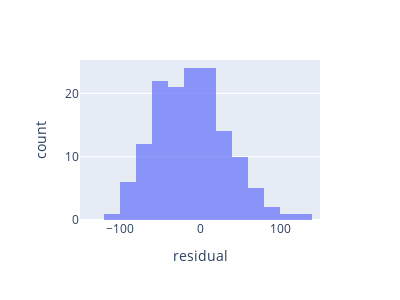

This figure's notebook cell:
### Code cell
px.histogram(data_frame = df_test[['residual']], x = "residual", 
             range_x=(-150,150), nbins=20, barmode=['group','overlay','relative'][1],
             width=400, height=300, opacity=0.7)

### Figure 1 — Plotly figure (JSON) as saved in the notebook; plotly's stock layout.template omitted (floating-point values rounded to 4 significant figures; data arrays with more than 128 entries replaced by an {"elided": "..."} marker saying what was removed)
{"data": [{"alignmentgroup": "True", "bingroup": "x", "hovertemplate": "residual=%{x}<br>count=%{y}<extra></extra>", "legendgroup": "", "marker": {"color": "#636efa", "opacity": 0.7, "pattern": {"shape": ""}}, "name": "", "nbinsx": 20, "offsetgroup": "", "orientation": "v", "showlegend": false, "type": "histogram", "x": {"elided": "143 float values"}, "xaxis": "x", "yaxis": "y"}], "layout": {"barmode": "overlay", "height": 300, "legend": {"tracegroupgap": 0}, "margin": {"t": 60}, "width": 400, "xaxis": {"anchor": "y", "domain": [0, 1], "range": [-150, 150], "title": {"text": "residual"}, "type": "linear"}, "yaxis": {"anchor": "x", "autorange": true, "domain": [0, 1], "range": [0, 25.26], "title": {"text": "count"}}}}
